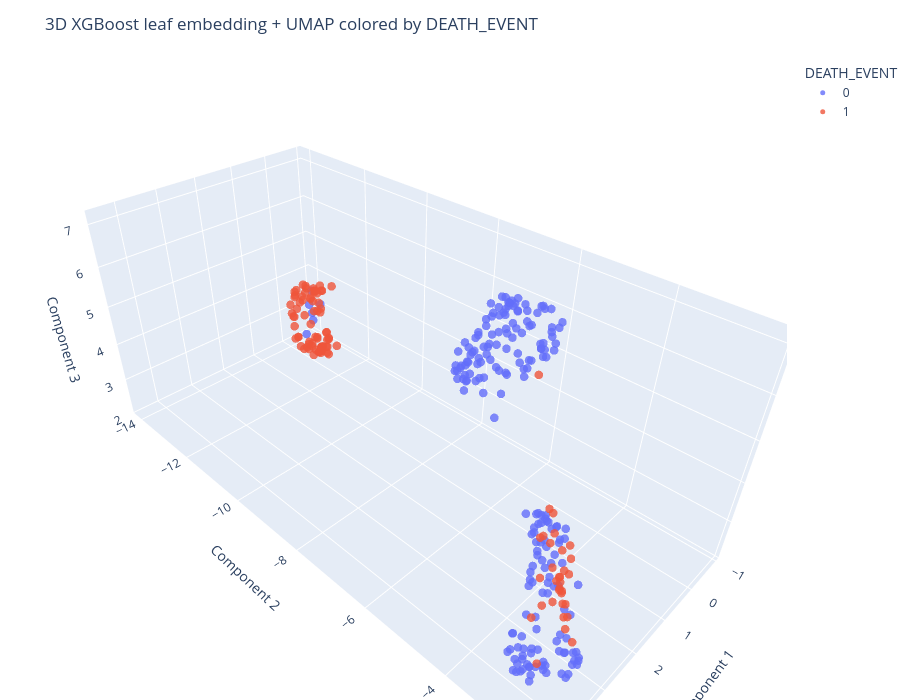

The notebook cell this image was saved under:
### Markdown cell above
### XGBoost Leaf Embedding + UMAP

### Code cell
xgb = XGBClassifier(
    n_estimators=400,
    max_depth=3,
    learning_rate=0.05,
    subsample=0.9,
    colsample_bytree=0.9,
    objective="binary:logistic",
    eval_metric="logloss",
)

xgb.fit(X, y)
leaf_idx = xgb.apply(X)

umap_leaf = u.UMAP(n_components=3)
X_umap_xgb = umap_leaf.fit_transform(leaf_idx)

df_umap_xgb = pd.DataFrame(X_umap_xgb, columns=["UMAP_XGB_1", "UMAP_XGB_2", "UMAP_XGB_3"])
df_umap_xgb[TARGET_COL] = y.values

joblib.dump(df_umap_xgb, os.path.join(OUTPUT_DIR, 'df_umap_xgb.pkl'))
plot_3d(X_umap_xgb, y, algorithm="XGBoost leaf embedding + UMAP")

### Figure 1 — Plotly figure (JSON) as saved in the notebook; plotly's stock layout.template omitted (floating-point values rounded to 4 significant figures; data arrays with more than 128 entries replaced by an {"elided": "..."} marker saying what was removed)
{"data": [{"hovertemplate": "<b>DEATH_EVENT</b>: 0<br>Component 1: %{x:.3f}<br>Component 2: %{y:.3f}<br>Component 3: %{z:.3f}<extra></extra>", "marker": {"line": {"width": 0}, "opacity": 0.8, "size": 5}, "mode": "markers", "name": "0", "type": "scatter3d", "x": {"elided": "203 float values"}, "y": {"elided": "203 float values"}, "z": {"elided": "203 float values"}}, {"hovertemplate": "<b>DEATH_EVENT</b>: 1<br>Component 1: %{x:.3f}<br>Component 2: %{y:.3f}<br>Component 3: %{z:.3f}<extra></extra>", "marker": {"line": {"width": 0}, "opacity": 0.8, "size": 5}, "mode": "markers", "name": "1", "type": "scatter3d", "x": [-0.4055, -0.4603, -0.1536, -0.3477, -0.05859, -0.4992, -0.8892, -0.858, -0.5855, 0.2303, -0.4512, 0.2853, -0.9376, -0.6997, -0.1609, -0.8435, -0.7819, -0.474, -0.06139, -0.213, -0.6072, -0.3137, 0.06718, 0.06098, 0.08589, -0.5147, -0.8459, -0.1148, 0.06254, -0.9238, 0.2699, 1.932, 2.222, 2.092, 2.594, 2.865, 3.656, 3.014, 3.847, 2.758, -0.2549, -0.4445, 0.03513, -0.1978, -0.6311, 1.941, -0.3591, -0.1875, -0.1429, 0.1138, -0.184, 1.495, 2.427, -0.8386, 2.461, -0.645, 2.713, -0.3015, -0.3177, -0.4467, 0.2761, 0.1989, 0.2158, 2.594, 2.777, 0.1919, 2.463, 0.01029, 0.2788, -0.3189, -0.3376, 2.224, 1.756, 2.078, 2.175, 1.919, 2.167, -0.3551, 2.274, 2.264, 0.3097, -0.3116, 0.06276, 2.296, -0.3233, -0.8046, -0.2333, 0.1846, 2.211, 0.1711, -0.8992, 0.1355, 0.3211, 0.2034, 2.041, 0.09843, 2.183, 2.176, 2.339, 0.05041, -0.2955, 2.724, -0.6163, 0.168, -0.4234], "y": [-13.16, -13.57, -12.82, -13.1, -13.28, -13.82, -13.8, -13.83, -14.01, -13.52, -12.95, -13.37, -13.67, -13.75, -13.53, -13.85, -13.81, -13.16, -13.73, -12.94, -13.41, -13.04, -13.19, -12.96, -12.65, -13.81, -13.61, -12.54, -12.31, -13.21, -12.46, -3.837, -4.021, -3.541, -3.26, -3.145, -3.137, -2.662, -2.798, -3.233, -13.36, -13.91, -13.22, -13.7, -13.52, -3.627, -13.06, -13.88, -12.54, -12.64, -13.87, -4.948, -3.117, -13.52, -3.24, -13.95, -3.104, -12.97, -13.97, -12.96, -12.82, -12.9, -13.12, -3.107, -2.945, -12.76, -3.436, -12.31, -13.25, -12.84, -12.42, -3.555, -4.192, -3.491, -3.452, -3.679, -3.59, -12.86, -3.339, -3.942, -13.13, -13.37, -13.69, -3.856, -13.06, -13.91, -13.35, -12.66, -3.764, -13.4, -13.92, -12.7, -13.32, -13.46, -3.511, -13.46, -3.319, -3.873, -3.743, -12.63, -12.69, -3.493, -13.6, -13.63, -13.33], "z": [2.176, 3.529, 2.452, 2.166, 2.212, 3.583, 3.416, 3.491, 3.716, 3.357, 2.723, 3.045, 3.531, 2.949, 3.597, 3.497, 3.603, 3.362, 3.651, 2.23, 3.387, 2.151, 3.368, 3.191, 2.474, 3.78, 3.739, 2.6, 2.997, 3.84, 3.104, 2.624, 3.5, 2.386, 3.553, 3.423, 3.394, 2.591, 2.71, 3.551, 2.272, 3.446, 2.336, 3.444, 3.08, 2.403, 3.331, 3.699, 2.346, 2.491, 3.6, 6.217, 2.303, 3.622, 2.588, 3.607, 3.688, 2.329, 3.67, 2.715, 2.728, 2.73, 2.414, 2.46, 2.452, 2.376, 2.468, 2.995, 2.761, 2.37, 2.578, 3.535, 3.764, 2.33, 3.699, 2.482, 2.657, 2.147, 3.531, 3.634, 2.535, 3.643, 3.125, 2.623, 2.254, 3.162, 2.193, 2.585, 3.79, 2.647, 3.41, 2.938, 2.701, 3.262, 2.336, 3.466, 2.256, 4.18, 3.662, 2.434, 2.726, 2.55, 3.674, 3.55, 2.367]}], "layout": {"height": 700, "legend": {"itemsizing": "trace", "title": {"text": "DEATH_EVENT"}}, "margin": {"b": 0, "l": 0, "r": 0, "t": 60}, "scene": {"xaxis": {"title": {"text": "Component 1"}}, "yaxis": {"title": {"text": "Component 2"}}, "zaxis": {"title": {"text": "Component 3"}}}, "title": {"text": "3D XGBoost leaf embedding + UMAP colored by DEATH_EVENT"}, "width": 900}}
